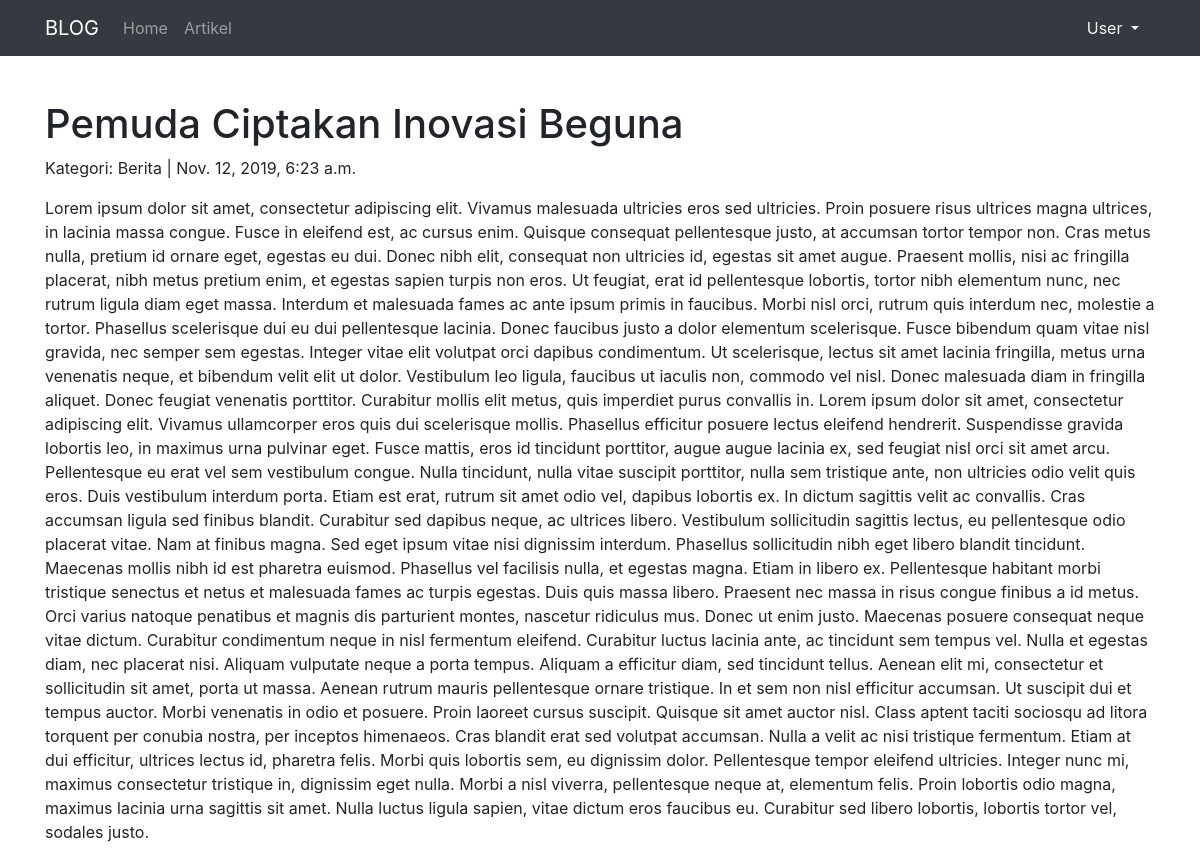
Screenshot of /artikel/detail/pemuda-ciptakan-inovasi-beguna with the database file from the repository.
### artikel/models.py (models this page shows, shortened)
class Artikel(models.Model):
	judul		= models.CharField(max_length=255)
	isi 		= models.TextField()
	kategori	= models.CharField(max_length=255)
	published	= models.DateTimeField(auto_now_add=True)
	updated 	= models.DateTimeField(auto_now=True)
	slug		= models.SlugField(blank=True,editable=False)

### artikel/views.py (the view)
# urls.py: url(r'^detail/(?P<slug>[\w-]+)$',ArtikelDetailView.as_view(),name='detail'),
class ArtikelDetailView(DetailView):
    model = Artikel
    template_name = 'artikel/artikel_detail.html'
    context_object_name = 'artikel'

### artikel/templates/artikel/artikel_detail.html (shortened to what this page needs)
{% extends "base.html" %}
{% block contents %}
	<h1>{{artikel.judul}}</h1>
	<p>Kategori: {{artikel.kategori}} | {{artikel.published}}</p>
	<p>{{artikel.isi}}</p>
{% endblock contents %}

### rows the page displays
Artikel: judul "Pemuda Ciptakan Inovasi Beguna", kategori "Berita", published "Nov. 12, 2019, 6:23 a.m.", isi "Lorem ipsum dolor sit amet, consectetur adipiscing elit. Vivamus malesuada ultricies eros sed ultricies. Proin posuere risus ultrices magna ultrices, in lacinia massa congue. Fusce in eleifend est, ac cursus enim. Quisque consequat pellentesque justo, at accumsan tortor tempor non. Cras metus nulla, pretium id ornare eget, egestas eu dui. Donec nibh elit, consequat non ultricies id, egestas sit amet augue. Praesent mollis, nisi ac fringilla placerat, nibh metus pretium enim, et egestas sapien turpis non eros. Ut feugiat, erat id pellentesque lobortis, tortor nibh elementum nunc, nec rutrum ligula diam eget massa. Interdum et malesuada fames ac ante ipsum primis in faucibus. Morbi nisl orci,…"
